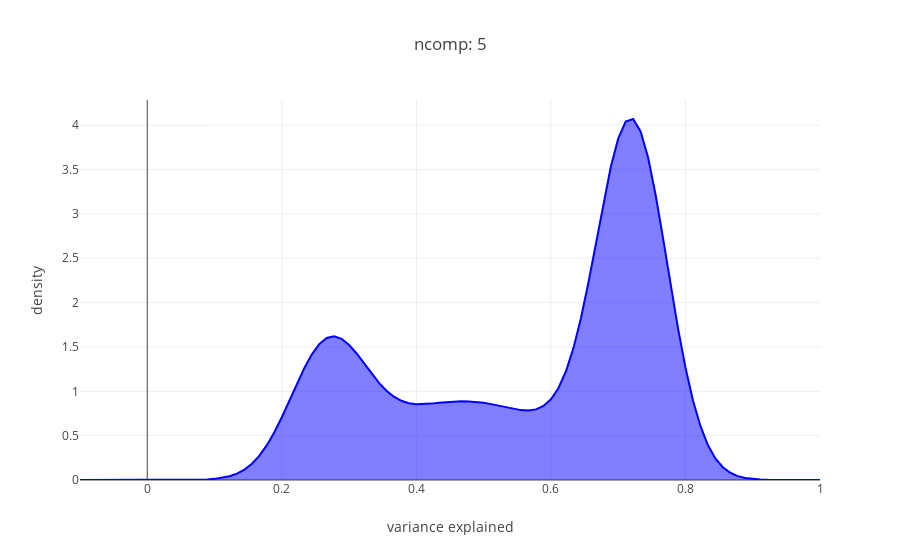

This figure's notebook cell:
### Code cell
n_comp= var_comp_store.shape[1] - 1
PC_list= ['PC' + str(x + 1) for x in range(n_comp)]
total_var= var_comp_store[PC_list].sum(axis= 1)


X_plot = np.linspace(-0.1, 1, 100)

kde = KernelDensity(kernel='gaussian', bandwidth=0.05).fit(np.array(total_var).reshape(-1,1))

log_dens = kde.score_samples(X_plot.reshape(-1,1))

fig_roost_dens= [go.Scatter(x=X_plot, y=np.exp(log_dens), 
                            mode='lines', fill='tozeroy', name= 'variance captured',
                            line=dict(color='blue', width=2))]
##


layout= go.Layout(
    title= 'ncomp: {}'.format(n_comp),
    yaxis= dict(
        title= 'density'
    ),
    xaxis= dict(
        title= 'variance explained'
    )
)

fig = go.Figure(data=fig_roost_dens, layout= layout)
iplot(fig)
